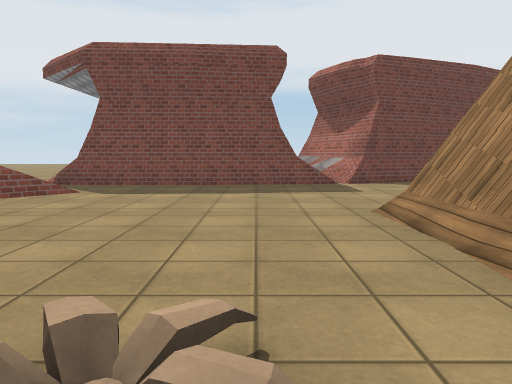
[1] (above)

18 first-person views from a walk through a scene from a Unity 3-D project. The camera is 1.2 m above the floor, tilts 6° down and sees 70° across. The floor is counted in squares, 2 m on a side. Each view is taken from the middle of a square. On the plan, view 1 faces up. The plan holds only what a view shows up to about 10 squares ahead; the rest is blank. The place goes on beyond the plan. Surface patterns are stand-ins for the level's own textures.

[2]
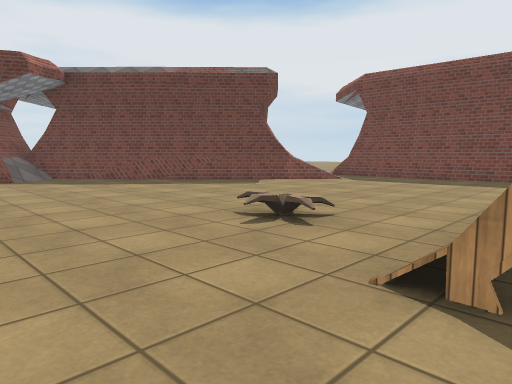

[3]
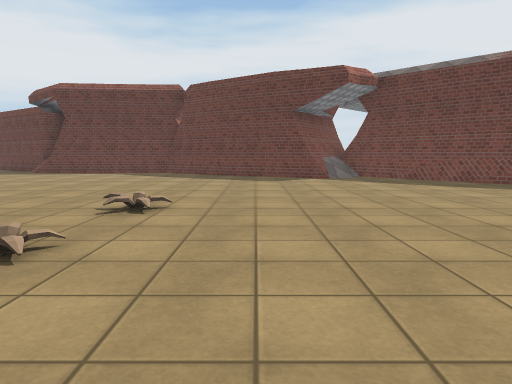

[4]
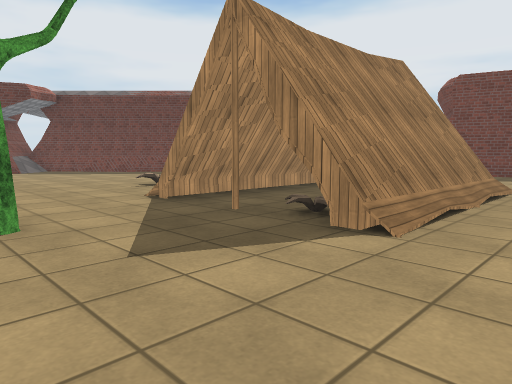

[5]
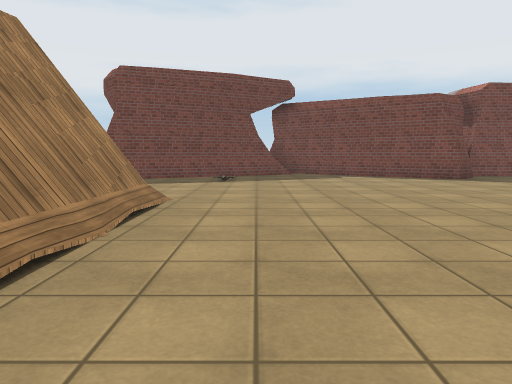

[6]
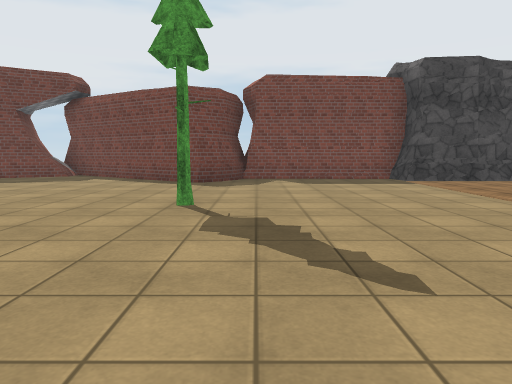

[7]
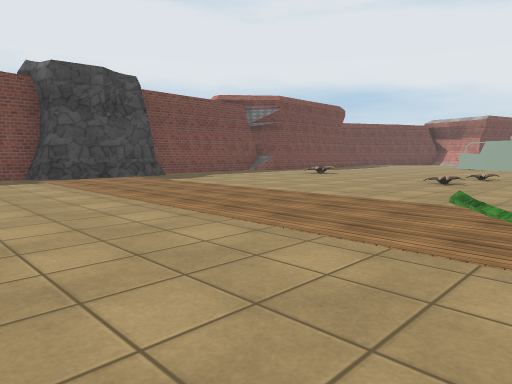

[8]
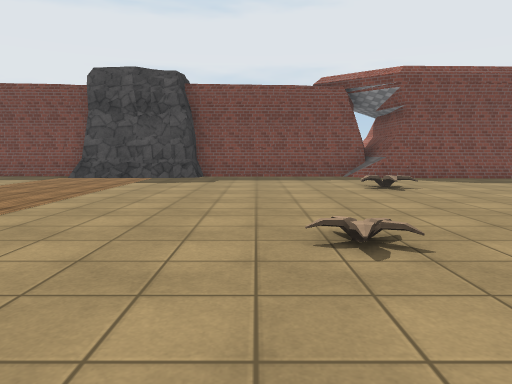

[9]
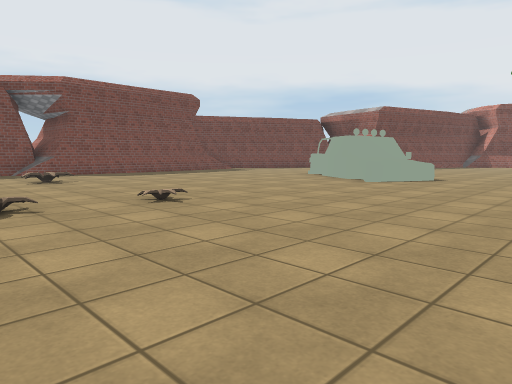

[10]
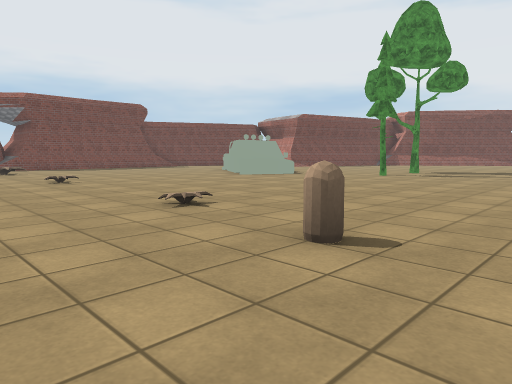

[11]
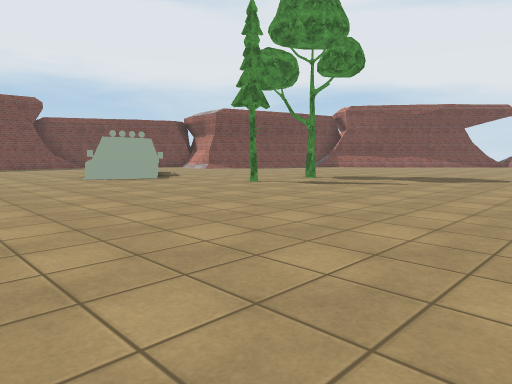

[12]
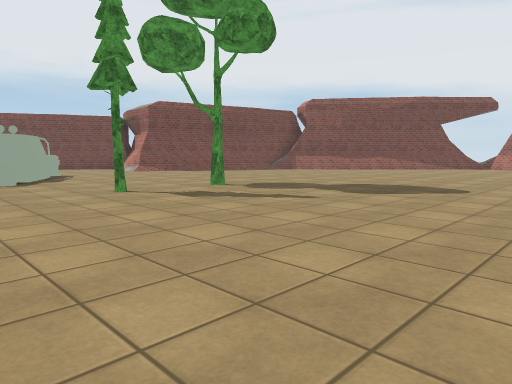

[13]
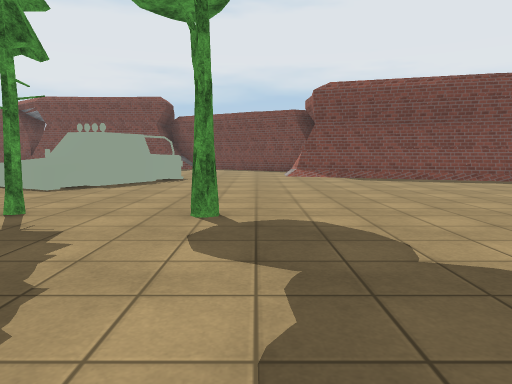

[14]
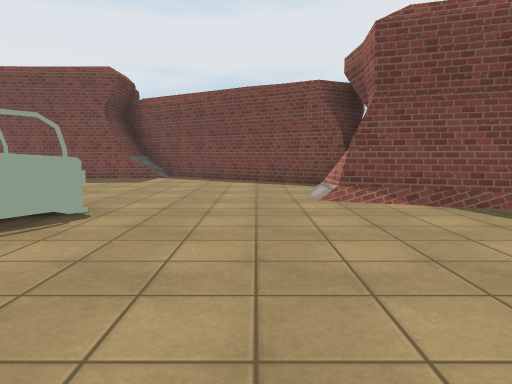

[15]
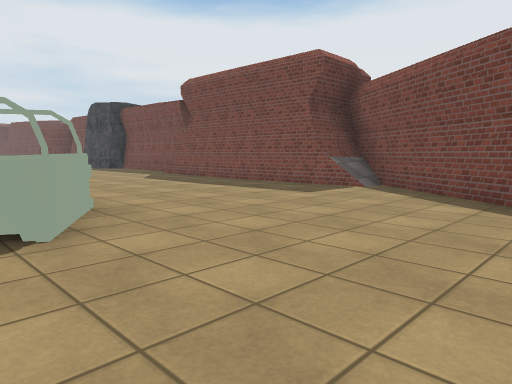

[16]
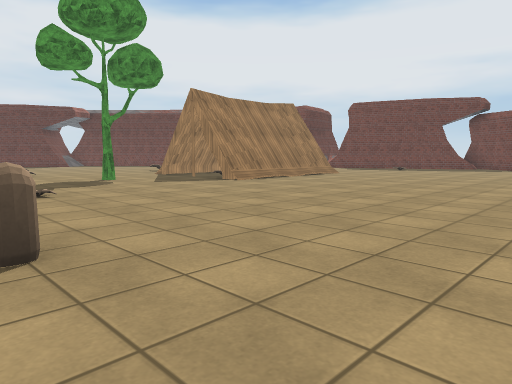

[17]
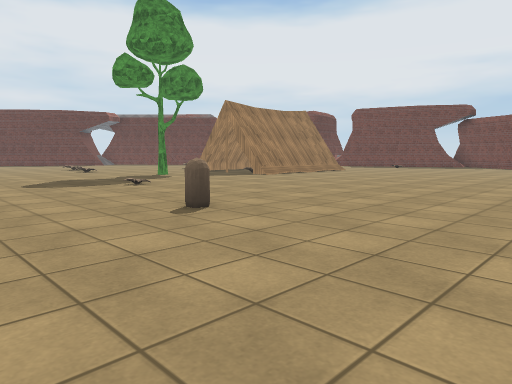

[18]
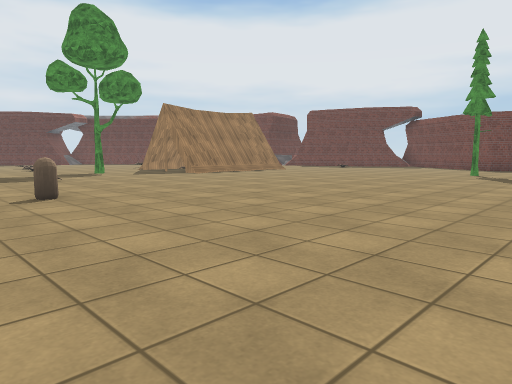

### Floor plan
Points are (right, up) in squares from view 1. A wall is a line through its corners. A room is listed if a view was taken in it or the views show most of it. See-through windows are left out.
Room 1 (views 1, 2, 3, 4, 5, 6, 7, 8, 9, 10, 11, 12, 13, 14, 15, 16, 17, 18)
walls: (14.2, 8.6) (11.6, 8.6); (15.5, 8.9) (11.8, 8.9); (11.8, 9.5) (11.6, 8.5) (11.2, 8) (10.8, 7.6) (7.5, 10.2); (4.4, 3.8) (4.4, -0.4); (4.1, 3.7) (4.2, -0.4) (3.6, -0.4); (22.9, 8.9) (18.4, 8.9); (23.7, 8.3) (23.7, 9.2); (2.2, -0.4) (1.5, -0.4); (2, 2.2) (1.9, -0.4); (2, 2.7) (1.9, 3.8); (6.7, 9.7) (4.4, 8.5); (1.8, 2.2) (1.7, 3.8); (1.7, 2.9) (1.7, -0.3); (4.6, 8.5) (2.1, 7.6); (26.1, 8) (22.9, 8.1); (2.6, 7.6) (2.2, 8.5); (27.4, 8.4) (23.4, 8.3); (0.9, 7.5) (-0.2, 7.3); (28.5, 8.5) (24.5, 8.5); (28.7, 8.3) (27.3, 8.2); (0.6, 7.3) (-3.5, 7.2); (29.4, 8.5) (27.6, 8.4); (-3.9, 5.1) (-5, 3.9); (33.7, 6.1) (28.2, 10); (-4.2, 4.9) (-8.6, 0.7); (-4.5, 4.2) (-4.8, 3.8); (-4.8, 4) (-8.5, 0.6); (36.6, 2.7) (33.2, 3.9); (-7.1, -0.4) (-8.1, -2.4); (-8.2, -0.5) (-7.5, -0.9)
low walls: (10.8, 7.6) (10.4, 7.8); (20.3, 8.5) (18.5, 8.5); (23.4, 8.3) (23.3, 8.9); (6.2, 9.3) (4.9, 8.6); (1.6, 2.8) (1.6, 3.4); (3.2, 7.9) (2.6, 7.6); (27.1, 8.2) (24.4, 7.9); (2.4, 7.6) (2, 8.2); (27.7, 8.3) (26.7, 8.3); (28.4, 8.1) (26.6, 7.9); (0.5, 7.3) (0, 7.2); (0.1, 7.1) (-2.7, 7); (29.4, 8.4) (28.1, 8.4); (33.2, 3.9) (33.2, 4.3); (-2.6, 7.1) (-3.5, 7.2); (-4.5, 4) (-5, 3.5); (36.5, 2.5) (33.6, 3.6); (-6.8, 1.8) (-7.2, 1.4); (-7.5, -1.5) (-8, -2.5); (-7.4, 1.3) (-8.1, 0.7); (-7.9, -0.3) (-7.4, -0.7); (-8.5, 0.2) (-7.8, -0.3)
ways out: opening at (-3, 6)
objects: other object (-2, -3); other object (0, -4); other object (0, 1); other object (3, -2); other object (5, -5); other object (5, 7); other object (9, -6); other object (11, 4); other object (16, -1); other object (16, 8) to (18, 9); other object (21, 1); other object (22, -6); other object (22, -3); other object (22, 1); other object (22, 5); other object (28, 0) to (30, 3); other object (30, -2); other object (31, -2) to (32, -2)

Where each view was taken, in squares from view 1:
view 1: 0 up, 0 right, facing up
view 2: 2 down, 2 right, facing up-left
view 3: 2 down, 2 right, facing left
view 4: 3 down, 6 right, facing up-left
view 5: 1 down, 6 right, facing up
view 6: 0 up, 12 right, facing up
view 7: 1 down, 13 right, facing up-right
view 8: 1 down, 20 right, facing up
view 9: 3 down, 20 right, facing up-right
view 10: 7 down, 20 right, facing up-right
view 11: 8 down, 24 right, facing up-right
view 12: 8 down, 27 right, facing up-right
view 13: 6 down, 32 right, facing up
view 14: 1 down, 32 right, facing up
view 15: 2 up, 33 right, facing up-left
view 16: 6 down, 11 right, facing up-left
view 17: 8 down, 12 right, facing up-left
view 18: 7 down, 14 right, facing up-left
